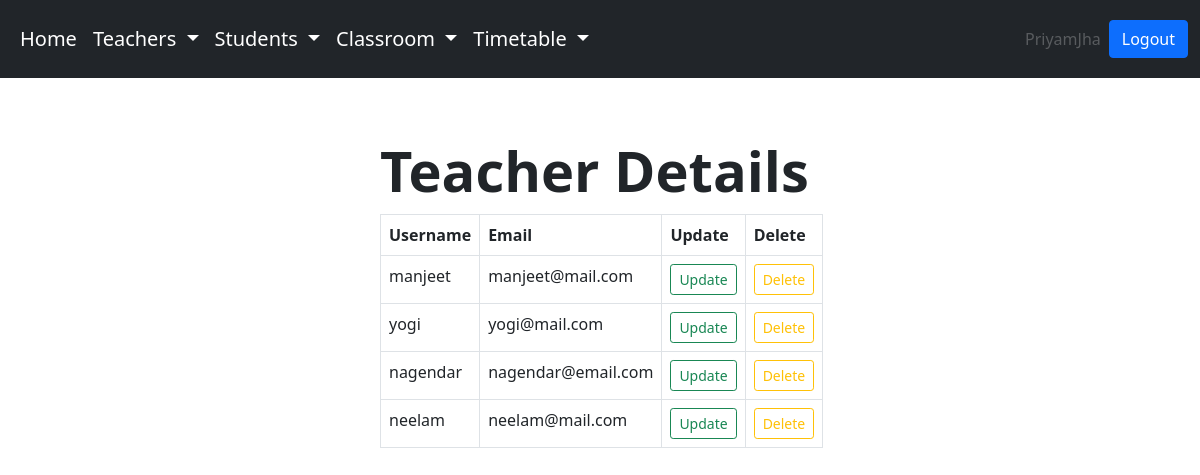
Page /teachers/ (signed in) on the committed database.
### account/models.py (models this page shows)
class User(AbstractUser):
    email = models.EmailField(unique=True)
    is_principal = models.BooleanField('Is principal', default=False)
    is_teacher = models.BooleanField('Is teacher', default=False)
    is_student = models.BooleanField('Is student', default=False)

### account/views.py (the view)
# urls.py: path('teachers/', views.teacher_details, name='teacher_details'),
@login_required
def teacher_details(request):
    teachers = User.objects.filter(is_teacher=True)
    return render(request, 'teacher_details.html', {'teachers': teachers})

### templates/teacher_details.html (shortened to what this page needs)
{% extends 'main.html' %}
{% block content %}
<div class="card-body">
    <h1 class="display-4 fw-bold lh-1 mb-3">Teacher Details</h1>
    <table class="table table-bordered">
        <thead>
            <tr>
                <th scope="col">Username</th>
                <th scope="col">Email</th>
                <th scope="col">Update</th>
                <th scope="col">Delete</th>
            </tr>
        </thead>
        <tbody>
            {% for teacher in teachers %}
            <tr>
                <td>{{ teacher.username }}</td>
                <td>{{ teacher.email }}</td>
                <td><a class="btn btn-outline-success btn-sm" href="{% url 'update_teacher' teacher.id %}">Update</a></td>
                <td><a class="btn btn-outline-warning btn-sm" data-bs-toggle="modal" data-bs-target="#exampleModal{{ teacher.id }}" href="#">Delete</a></td>
            </tr>
            {% endfor %}
        </tbody>
    </table>
</div>
{% endblock content %}

### templates/main.html (shortened to what this page needs)
<!DOCTYPE html>
<html lang="en">
<head>
    <link href="https://cdn.jsdelivr.net/npm/bootstrap@5.0.2/dist/css/bootstrap.min.css" rel="stylesheet"
>
    <link rel="stylesheet" href="https://cdnjs.cloudflare.com/ajax/libs/font-awesome/4.7.0/css/font-awesome.min.css">
</head>
<body>
    <nav class="navbar navbar-expand-lg navbar-dark bg-dark">
        <div class="container-fluid">
            <div class="collapse navbar-collapse" id="navbarSupportedContent">
                {% if request.user.is_principal %}
                <ul class="navbar-nav me-auto mb-2 btn-lg mb-lg-0">
                    <li class="nav-item">
                        <a class="nav-link active" aria-current="page" href="{% url 'principalpage' %}">Home</a>
                    </li>
                    <li class="nav-item dropdown">
                        <a class="nav-link active dropdown-toggle" href="#" id="navbarDropdown" role="button"
                            data-bs-toggle="dropdown" aria-expanded="false">
                            Teachers
                        </a>
                    </li>
                    <li class="nav-item dropdown">
                        <a class="nav-link active dropdown-toggle" href="#" id="navbarDropdown" role="button"
                            data-bs-toggle="dropdown" aria-expanded="false">
                            Students
                        </a>
                    </li>
                    <li class="nav-item dropdown">
                        <a class="nav-link active dropdown-toggle" href="#" id="navbarDropdown" role="button"
                            data-bs-toggle="dropdown" aria-expanded="false">
                            Classroom
                        </a>
                    </li>
                    <li class="nav-item dropdown">
                        <a class="nav-link active dropdown-toggle" href="#" id="navbarDropdown" role="button"
                            data-bs-toggle="dropdown" aria-expanded="false">
                            Timetable
                        </a>
                    </li>
                </ul>
                {% endif %}
                <ul class="navbar-nav ml-auto">
                    <li class="nav-item">
                        <a class="nav-link disabled" href="#" tabindex="-1" aria-disabled="true">{{ user.username }}</a>
                    </li>
                </ul>
                <a href="{% url 'logout' %}" class="btn btn-primary btn-md">Logout</a>
            </div>
        </div>
    </nav>
    <div class="row align-items-center g-lg-5 py-5">
        <div class="col-md-10 mx-auto col-lg-5">
            {% block content %}
            {% endblock content %}
        </div>
    </div>
</body>
</html>

### rows in the picture
User: username "PriyamJha"
User: username "manjeet", email "manjeet@mail.com"
User: username "yogi", email "yogi@mail.com"
User: username "nagendar", email "nagendar@email.com"
User: username "neelam", email "neelam@mail.com"
